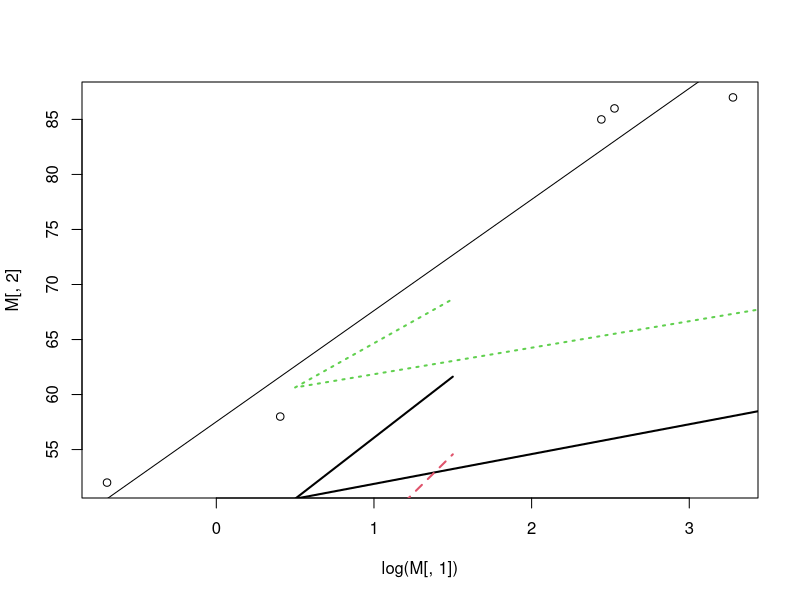

R code for this plot:
M = matrix( 
  +   c(11.5,26.5,12.5,.5,1.5,85,87,86,52,58), nrow=5, ncol=2)
M
cor(M)


fit <- lm(M[,2]~log(M[,1])+log(M[,1]*M[,1]))
summary(fit)
coef(fit)
plot(log(M[,1]),M[,2])
abline(fit)

x=M[,1]
y=predict(fit,newdata=list(x=M[,1]),interval="confidence")
matlines(x,y,lwd=2)
